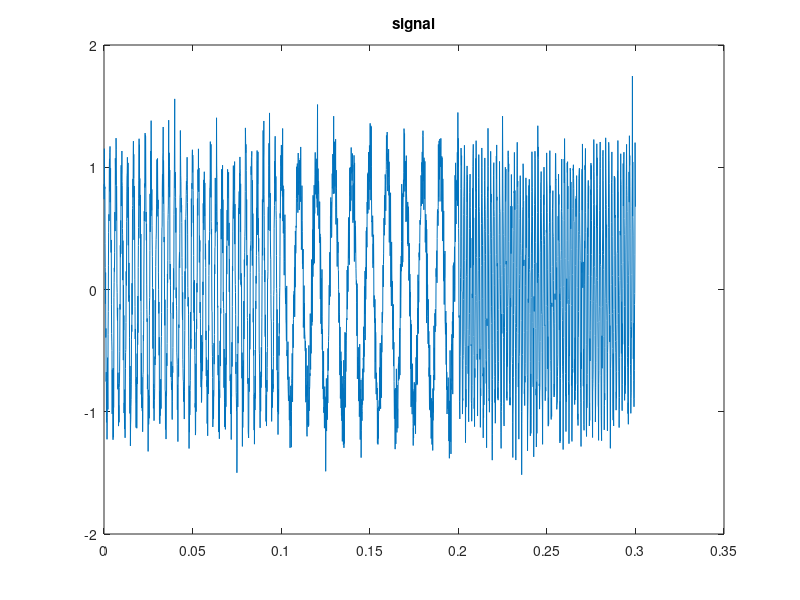
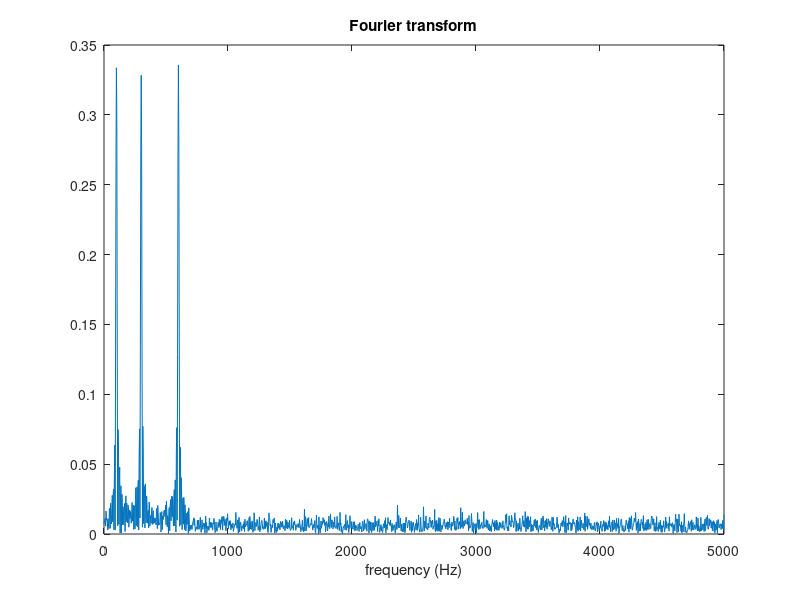
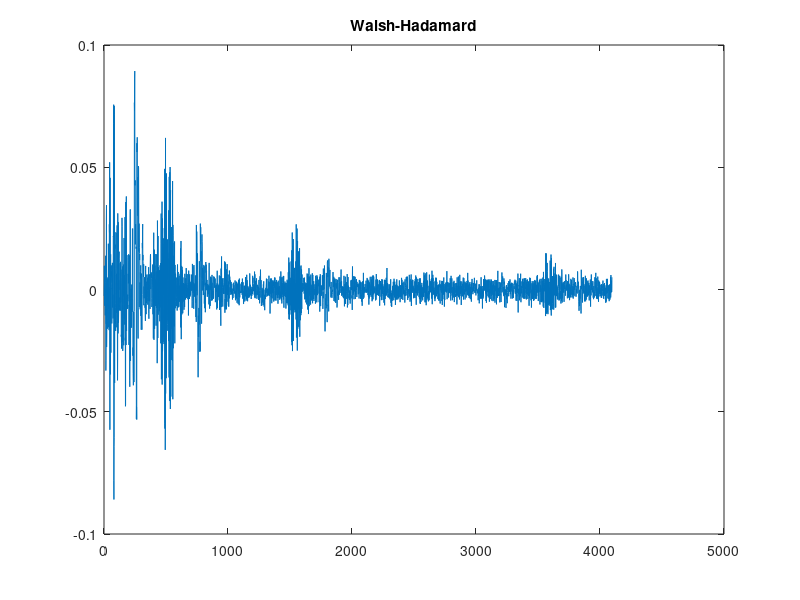

Recreate these plots in MATLAB, in order. (Note: this script raises an error after producing the figures.)
omegaf = @(t) 3e2*(t<0.1) + 1e2*(t>=0.1).*(t<0.2) + 6e2*(t>=0.2);
%omegaf = @(t) 1e2;
%omegaf = @(t) 3e2 + 5e2*t;
xf = @(t) cos(2*pi*omegaf(t).*t);

N=3000; % num data pt
T=0.3; %total time
Fs=N/T; % sample frequency
ts=linspace(0,T,N);
xs=xf(ts);
xs=xs+normrnd(0,0.2,size(xs)); %noise
figure;
plot(ts,xs);
title('signal');

%%
yfft=fft(xs);
P2 = abs(yfft/N);
P1 = P2(1:N/2+1)*2;
f = Fs*(0:(N/2))/N;
figure;
plot(f,P1);
xlabel('frequency (Hz)');
title('Fourier transform');

%%
ywht=fwht(xs);
figure;
plot(ywht);
title('Walsh-Hadamard');

%%
figure;
stft(xs,Fs,'Window',hann(200,'periodic'));
title('Short-time FT, Hann 200');

figure;
stft(xs,Fs,'Window',flattopwin(200));
title('Short-time FT, flat top 200');

figure;
stft(xs,Fs,'Window',gausswin(200));
title('Short-time FT, gauss 200');

figure;
stft(xs,Fs,'Window',rectwin(200));
title('Short-time FT, rectangle 200');

%%
figure;
cwt(xs,Fs);
title('Continuous wavelet, morse wavelet');

%%

figure;
cqt(xs,'SamplingFrequency',Fs);
title('Gabor const-Q, default');

%%
figure;
wvd(xs,Fs);
title('Wigner ville, default');